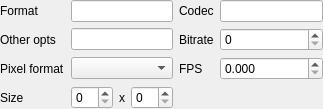
<?xml version="1.0" encoding="UTF-8"?>
<ui version="4.0">
 <class>VideoFormatFieldWidget</class>
 <widget class="QWidget" name="VideoFormatFieldWidget">
  <property name="geometry">
   <rect>
    <x>0</x>
    <y>0</y>
    <width>323</width>
    <height>109</height>
   </rect>
  </property>
  <property name="windowTitle">
   <string>Form</string>
  </property>
  <layout class="QGridLayout" name="gridLayout">
   <property name="leftMargin">
    <number>0</number>
   </property>
   <property name="topMargin">
    <number>0</number>
   </property>
   <property name="rightMargin">
    <number>0</number>
   </property>
   <property name="bottomMargin">
    <number>0</number>
   </property>
   <item row="1" column="2">
    <widget class="QLabel" name="label_4">
     <property name="text">
      <string>Bitrate</string>
     </property>
    </widget>
   </item>
   <item row="1" column="0">
    <widget class="QLabel" name="label_3">
     <property name="text">
      <string>Other opts</string>
     </property>
    </widget>
   </item>
   <item row="2" column="1">
    <widget class="QComboBox" name="comboBox"/>
   </item>
   <item row="1" column="1">
    <widget class="QLineEdit" name="lineEdit_3"/>
   </item>
   <item row="2" column="3">
    <widget class="QDoubleSpinBox" name="doubleSpinBox">
     <property name="decimals">
      <number>3</number>
     </property>
     <property name="maximum">
      <double>10000.000000000000000</double>
     </property>
    </widget>
   </item>
   <item row="0" column="2">
    <widget class="QLabel" name="label_2">
     <property name="text">
      <string>Codec</string>
     </property>
    </widget>
   </item>
   <item row="1" column="3">
    <widget class="QSpinBox" name="spinBox"/>
   </item>
   <item row="0" column="1">
    <widget class="QLineEdit" name="lineEdit"/>
   </item>
   <item row="0" column="3">
    <widget class="QLineEdit" name="lineEdit_2"/>
   </item>
   <item row="2" column="2">
    <widget class="QLabel" name="label_6">
     <property name="text">
      <string>FPS</string>
     </property>
    </widget>
   </item>
   <item row="0" column="0">
    <widget class="QLabel" name="label">
     <property name="text">
      <string>Format</string>
     </property>
    </widget>
   </item>
   <item row="2" column="0">
    <widget class="QLabel" name="label_5">
     <property name="text">
      <string>Pixel format</string>
     </property>
    </widget>
   </item>
   <item row="3" column="0">
    <widget class="QLabel" name="label_7">
     <property name="text">
      <string>Size</string>
     </property>
    </widget>
   </item>
   <item row="3" column="1">
    <widget class="QFrame" name="frame">
     <property name="sizePolicy">
      <sizepolicy hsizetype="Preferred" vsizetype="Maximum">
       <horstretch>0</horstretch>
       <verstretch>0</verstretch>
      </sizepolicy>
     </property>
     <property name="frameShape">
      <enum>QFrame::NoFrame</enum>
     </property>
     <property name="frameShadow">
      <enum>QFrame::Raised</enum>
     </property>
     <layout class="QHBoxLayout" name="horizontalLayout_2">
      <property name="leftMargin">
       <number>0</number>
      </property>
      <property name="topMargin">
       <number>0</number>
      </property>
      <property name="rightMargin">
       <number>0</number>
      </property>
      <property name="bottomMargin">
       <number>0</number>
      </property>
      <item>
       <widget class="QSpinBox" name="spinBox_2"/>
      </item>
      <item>
       <widget class="QLabel" name="label_8">
        <property name="sizePolicy">
         <sizepolicy hsizetype="Maximum" vsizetype="Preferred">
          <horstretch>0</horstretch>
          <verstretch>0</verstretch>
         </sizepolicy>
        </property>
        <property name="text">
         <string>x</string>
        </property>
       </widget>
      </item>
      <item>
       <widget class="QSpinBox" name="spinBox_3"/>
      </item>
     </layout>
    </widget>
   </item>
  </layout>
 </widget>
 <tabstops>
  <tabstop>lineEdit</tabstop>
  <tabstop>lineEdit_2</tabstop>
  <tabstop>lineEdit_3</tabstop>
  <tabstop>spinBox</tabstop>
  <tabstop>comboBox</tabstop>
  <tabstop>doubleSpinBox</tabstop>
  <tabstop>spinBox_2</tabstop>
  <tabstop>spinBox_3</tabstop>
 </tabstops>
 <resources/>
 <connections>
  <connection>
   <sender>lineEdit</sender>
   <signal>textEdited(QString)</signal>
   <receiver>VideoFormatFieldWidget</receiver>
   <slot>handleChanged()</slot>
   <hints>
    <hint type="sourcelabel">
     <x>116</x>
     <y>10</y>
    </hint>
    <hint type="destinationlabel">
     <x>161</x>
     <y>54</y>
    </hint>
   </hints>
  </connection>
  <connection>
   <sender>lineEdit_2</sender>
   <signal>textEdited(QString)</signal>
   <receiver>VideoFormatFieldWidget</receiver>
   <slot>handleChanged()</slot>
   <hints>
    <hint type="sourcelabel">
     <x>268</x>
     <y>10</y>
    </hint>
    <hint type="destinationlabel">
     <x>161</x>
     <y>54</y>
    </hint>
   </hints>
  </connection>
  <connection>
   <sender>lineEdit_3</sender>
   <signal>textEdited(QString)</signal>
   <receiver>VideoFormatFieldWidget</receiver>
   <slot>handleChanged()</slot>
   <hints>
    <hint type="sourcelabel">
     <x>116</x>
     <y>38</y>
    </hint>
    <hint type="destinationlabel">
     <x>161</x>
     <y>54</y>
    </hint>
   </hints>
  </connection>
  <connection>
   <sender>comboBox</sender>
   <signal>currentIndexChanged(int)</signal>
   <receiver>VideoFormatFieldWidget</receiver>
   <slot>handleChanged()</slot>
   <hints>
    <hint type="sourcelabel">
     <x>116</x>
     <y>67</y>
    </hint>
    <hint type="destinationlabel">
     <x>161</x>
     <y>54</y>
    </hint>
   </hints>
  </connection>
  <connection>
   <sender>spinBox</sender>
   <signal>valueChanged(int)</signal>
   <receiver>VideoFormatFieldWidget</receiver>
   <slot>handleChanged()</slot>
   <hints>
    <hint type="sourcelabel">
     <x>268</x>
     <y>39</y>
    </hint>
    <hint type="destinationlabel">
     <x>161</x>
     <y>54</y>
    </hint>
   </hints>
  </connection>
  <connection>
   <sender>spinBox_2</sender>
   <signal>valueChanged(int)</signal>
   <receiver>VideoFormatFieldWidget</receiver>
   <slot>handleChanged()</slot>
   <hints>
    <hint type="sourcelabel">
     <x>85</x>
     <y>97</y>
    </hint>
    <hint type="destinationlabel">
     <x>161</x>
     <y>54</y>
    </hint>
   </hints>
  </connection>
  <connection>
   <sender>spinBox_3</sender>
   <signal>valueChanged(int)</signal>
   <receiver>VideoFormatFieldWidget</receiver>
   <slot>handleChanged()</slot>
   <hints>
    <hint type="sourcelabel">
     <x>148</x>
     <y>97</y>
    </hint>
    <hint type="destinationlabel">
     <x>161</x>
     <y>54</y>
    </hint>
   </hints>
  </connection>
  <connection>
   <sender>doubleSpinBox</sender>
   <signal>valueChanged(double)</signal>
   <receiver>VideoFormatFieldWidget</receiver>
   <slot>handleChanged()</slot>
   <hints>
    <hint type="sourcelabel">
     <x>268</x>
     <y>68</y>
    </hint>
    <hint type="destinationlabel">
     <x>161</x>
     <y>54</y>
    </hint>
   </hints>
  </connection>
 </connections>
 <slots>
  <slot>handleChanged()</slot>
 </slots>
</ui>
